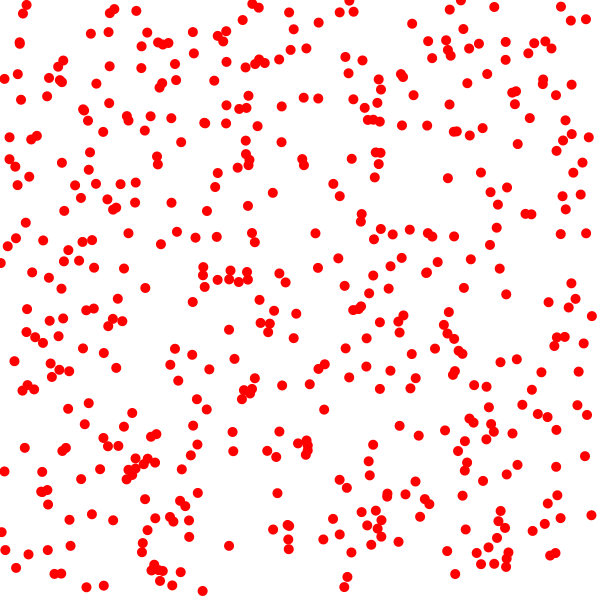
Frame 1 (no input)
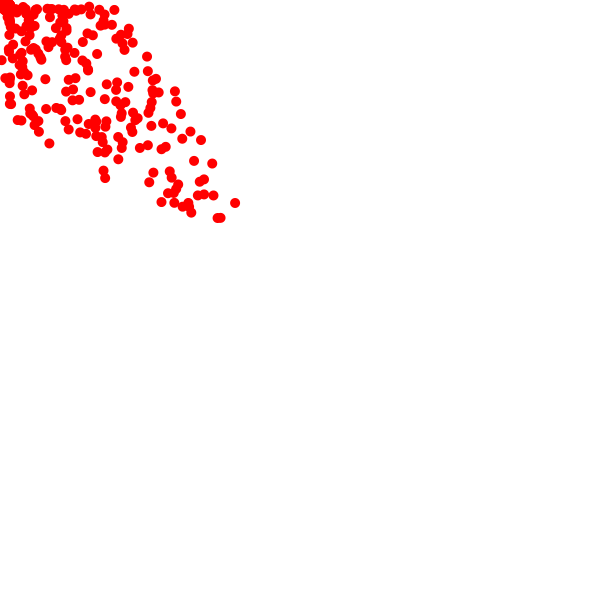
Frame 60 (the mouse pressed at the canvas centre just before this capture)
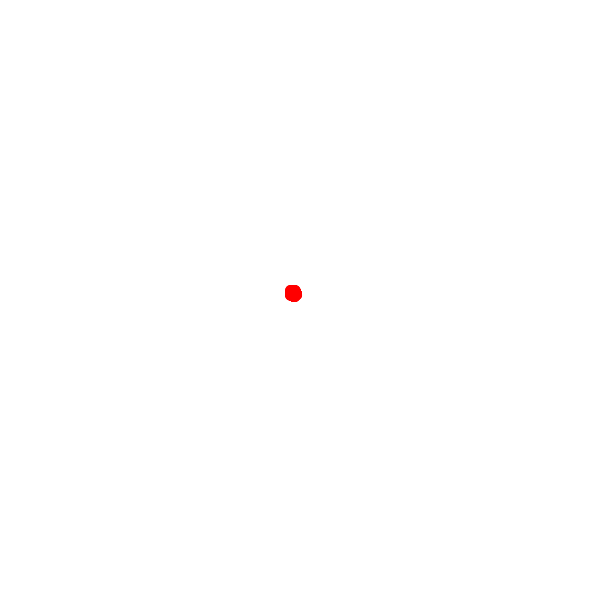
Frame 120 (the mouse held since frame 60 and released just before this capture)

The Processing sketch that drew these frames (run headless with seeded random() and noise(); from frame 60 on, the mouse is pressed at the canvas centre):

// Processing sketch: processing_86986
// ── processing_86986.pde

int parts=1000;
float[] coordinates = new float[1000];

void setup () {
  size(600, 600);
  background(255);
  fill (255, 0, 0);
  smooth();
  noStroke();
  frameRate(20);
  for (int i=0;i<parts;i=i+1) {
    coordinates[i]=random(600);
  }
}

void draw() {
  fill(255);
  rect(0, 0, 600, 600);
  fill(255, 0, 0);
  for (int q=0;q<parts;q=q+2) {
    if (coordinates[q]+10>mouseX&&coordinates[q]-10<mouseX) {
    }
    else {
      coordinates[q]=followX(coordinates[q], coordinates[q+1]);
    }
  }

  for (int r=1;r<parts;r=r+2) {
    if (coordinates[r]+10>mouseY&&coordinates[r]-10<mouseY) {
    } 
    else {
      coordinates[r]=followY(coordinates[r-1], coordinates[r]);
    }
  }
  for (int z=0;z<parts;z=z+2) {
    ellipse(coordinates[z], coordinates[z+1], 10, 10);
  }
}


float followX (float x, float y) {
  x+=8*cos(atan2(mouseY-y, mouseX-x));
  return x;
}

float followY (float x, float y) {
  y+=8*sin(atan2(mouseY-y, mouseX-x));
  return y;
}

void mouseClicked() {
  if (mouseButton==LEFT) {
    parts=int(random(1000));
    while (parts%2!=0) {
      parts=int(random(1000));
    }

    for (int i=0;i<parts;i++) {
      coordinates[i]=random(600);
    }
  }
}
